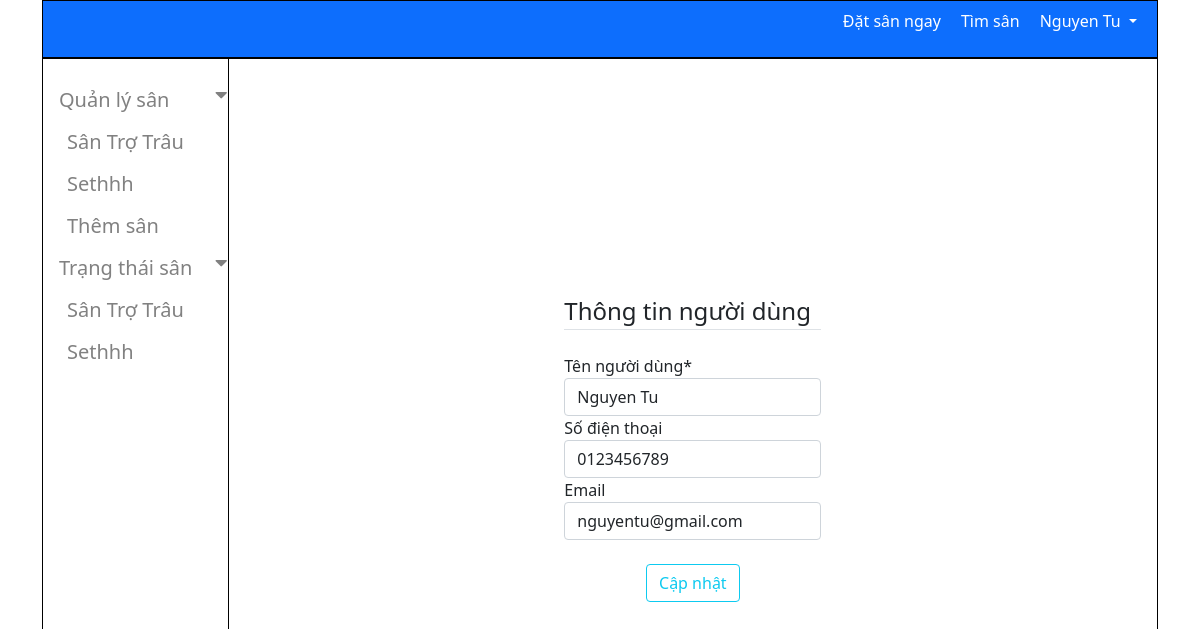
The page /trang-ca-nhan/1 (signed in) on the database as committed earlier.
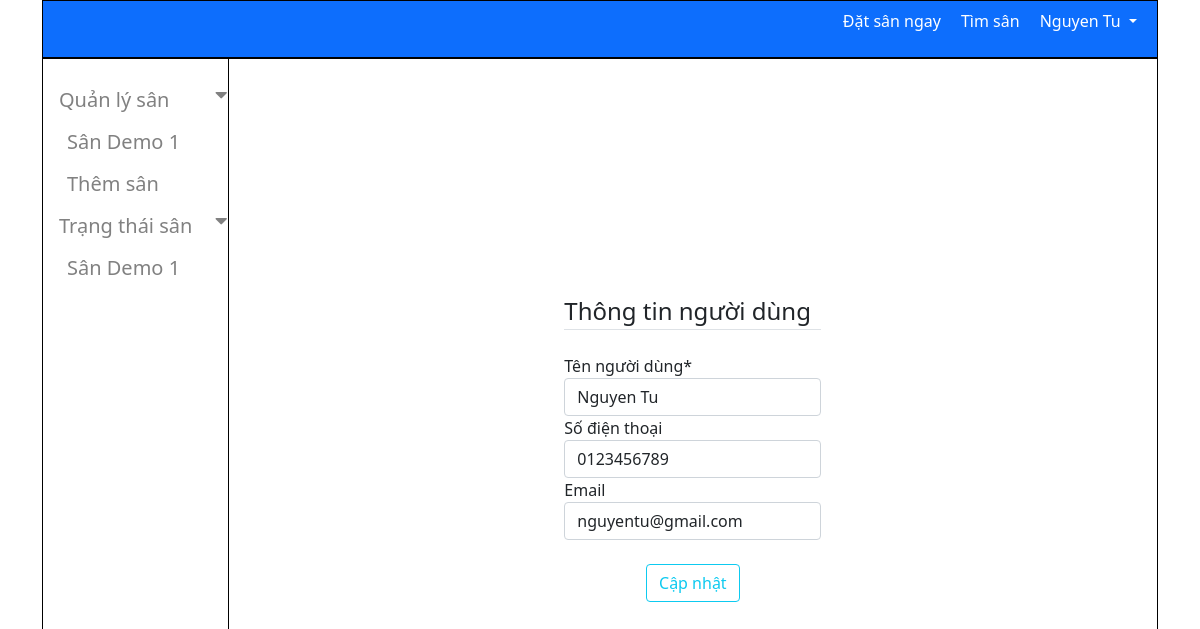
The same page on the database as committed later.
### book_stadium/models.py (models this page shows, shortened)
class User(AbstractUser):
    username = models.CharField(max_length=100, default='')
    name = models.CharField(max_length=100, blank=True)
    phone_number = models.CharField(max_length=12, unique=True, blank=True)
    role = models.CharField(max_length=20, choices=Roles.choices, default='player')
    email = models.EmailField(_('email address'), blank=True)
    USERNAME_FIELD = 'id'
    REQUIRED_FIELDS = []
    objects = CustomUserManager()

class Stadium(models.Model):
    name = models.CharField(max_length=100)
    address = models.CharField(max_length=100, blank=True)
    owner = models.ForeignKey(User, null=True, on_delete=models.SET_NULL)
    field_count = models.PositiveSmallIntegerField()
    image = models.ImageField(upload_to="book_stadium", default=None, null=True, blank=True)
    time_frames = models.ManyToManyField(
        'TimeFrame', through='StadiumTimeFrame')

### book_stadium/views.py (the view, shortened to what this page needs)
# urls.py: path('trang-ca-nhan/<int:id>', views.UserProfile.as_view(), name='user_profile'),
class UserProfile(View):
    form_class = UserProfileForm
    def get(self, request, id):
        user = User.objects.get(id=id)
        fields_by_owner = Stadium.objects.filter(owner=request.user)
        form = self.form_class(instance=user)
        context = {
            'form': form,
            'fields':fields_by_owner,
        }
        return render(request, 'book_stadium/userProfile.html', context)

### book_stadium/forms.py
class UserProfileForm(forms.ModelForm):
    class Meta:
        model = User
        fields = ['username', 'phone_number', 'email']
        labels = {
            'username': 'Tên người dùng',
            'phone_number': 'Số điện thoại',
            'email': 'Email'
        }

### book_stadium/myBackend.py (called while the page is built)
    def get_user(self, user_id):
        try:
            return User.objects.get(pk=user_id)
        except User.DoesNotExist:
            return None

### book_stadium/templates/book_stadium/userProfile.html (shortened to what this page needs)
{% extends 'book_stadium/base.html' %}
{% load crispy_forms_tags %}
{% load static %}
{% block content %}
<link rel="stylesheet" href="{% static 'css/userProfile.css' %}">
<div class="content-section">
    <form method="POST" enctype="multipart/form-data">
        <legend class="border-bottom mb-4">Thông tin người dùng</legend>
        {{ form|crispy }}
        <div class="form-group mt-4 mb-4">
            <button class="btn btn-outline-info" type="submit">Cập nhật</button>
        </div>
    </form>
</div>
{% endblock %}

### book_stadium/templates/book_stadium/base.html (shortened to what this page needs)
{% load static %}
{% load crispy_forms_tags %}
<!DOCTYPE html>
<html lang="en">
<head>
  <link href="https://cdnjs.cloudflare.com/ajax/libs/font-awesome/5.15.1/css/all.min.css" rel="stylesheet" />
  <link href="https://cdn.jsdelivr.net/npm/bootstrap@5.0.0-beta2/dist/css/bootstrap.min.css" rel="stylesheet"
>
  <link rel="stylesheet" href="https://stackpath.bootstrapcdn.com/font-awesome/4.7.0/css/font-awesome.min.css">
  <link rel="stylesheet" href="{% static 'css/base.css' %}">
</head>
<body>
  <div class="container">
    <header>
      <nav class="navbar">
        <ul>
          <li><a href="#">Đặt sân ngay</a></li>
          <li><a href="#">Tìm sân</a></li>
          {% if user.is_authenticated %}
          <li>
            <a class="dropdown-toggle" data-toggle="dropdown" aria-haspopup="true" aria-expanded="false">
              {{user.username}}
            </a>
          </li>
          {% else %}
          <li><button type="button" class="btn btn-primary" onclick="turnOnModalLogin()">Đăng nhập</button></li>
          {% endif %}
        </ul>
      </nav>
    </header>
    <section>
      {% if user.role == "owner" %}
      <div class="col-2 sidebar">
        <div class="sidenav">
          <button class="dropdown-btn slideIn">
            Quản lý sân
            <i class="fa fa-caret-down"></i>
          </button>
          <div class="dropdown-container" style="display: block;">
            {% for field in fields %}
            <a class="field-name" href="{% url 'stadium_detail' field.id %}">{{field.name}}</a>
            {% endfor %}
            <a class="field-name" href="{% url 'create_stadium' %}">Thêm sân</a>
          </div>
          <button class="dropdown-btn slideIn">
            Trạng thái sân
            <i class="fa fa-caret-down"></i>
          </button>
          <div class="dropdown-container" style="display: block;">
            {% for field in fields %}
            <a class="field-name" href="#">{{field.name}}</a>
            {% endfor %}
          </div>
        </div>
      </div>
      {% endif %}
      <div class="col">
        {%block content%}
        {% endblock %}
      </div>
    </section>
  </div>
</body>
</html>

### static/css/base.css (style rules this page uses)
body { width: 100%; }
.navbar { border: 1px solid black; background-color: #0d6efd; }
.navbar ul { display: flex; align-items: center; }
.navbar ul li { list-style: none; }
.navbar a { text-decoration: none; color: white; margin-right: 20px; }
a { text-decoration: none; }
form { display: flex; flex-direction: column; align-items: center; }
section { display: flex; border: 1px solid black; height: auto; }
.sidebar { border-right: 1px solid black; }
.sidenav { height: 100vh; width: 200px; z-index: 1; top: 0; left: 0; overflow-x: hidden; padding-top: 20px; }
.sidenav a, .dropdown-btn { padding: 6px 8px 6px 16px; text-decoration: none; font-size: 20px; color: #818181; display: block; border: none; background: none; width:100%; text-align: left; cursor: pointer; outline: none; }
.dropdown-container { padding-left: 8px; }
.fa-caret-down { float: right; padding-right: 8px; }
.col { display: flex; }

### static/css/userProfile.css (style rules this page uses)
.col { display: flex; flex-direction: column; align-items: center; justify-content: center; }

Rows that differ between the two databases and show on the page:
removed Stadium: name "Sân Trợ Trâu"
removed Stadium: name "Sethhh"
added Stadium: name "Sân Demo 1"
